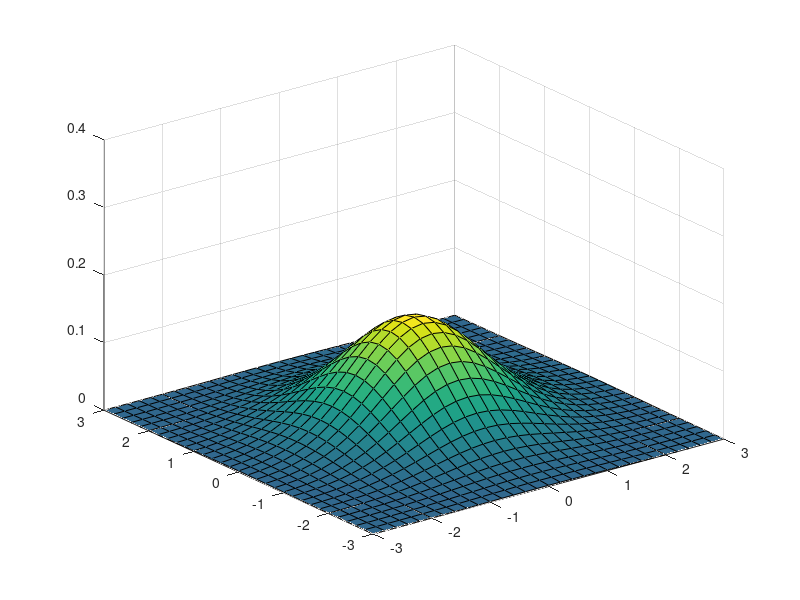

This chart was generated by the following MATLAB code:
% The probability density function (pdf) of the 
% d-dimensional multivariate normal distribution is
% y = exp((−(x-μ)Σ^-1(x-μ)')/2)/(√∣Σ∣(2π)^d)
% mathworksref

% setting mu [0,0] mean scalar
mu = [0 0];

% initializing K Covariance matrix
K = [1 0; 0 1];

% initiaiting evenly spaced grid in 2D to plot on
x1 = -3:0.2:3;
x2 = -3:0.2:3;
[X1,X2] = meshgrid(x1,x2);
X = [X1(:) X2(:)];

% calculate using the mvnpdf function
% normal distribution over the grid



% way 1 is using the mvnpdf function
y = mvnpdf(X,mu,K);
y = reshape(y,length(x2),length(x1));


% clearly even when we look at 
% the doc for mvnpdf its obvious that the 
% fuction output is exactly the formula of 
% the pdf we want
% https://www.mathworks.com/help/stats/mvnpdf.html#d124e679090


% way 2 is calculating using 
% the function defination
% y = exp((x-mu)* inverse(K)/2)/sqrt(mod(K)*(2*3.141)^d)


 

% plot the probability density function
surf(x1,x2,y)
caxis([min(y(:))-0.5*range(y(:)),max(y(:))])
axis([-3 3 -3 3 0 0.4])
